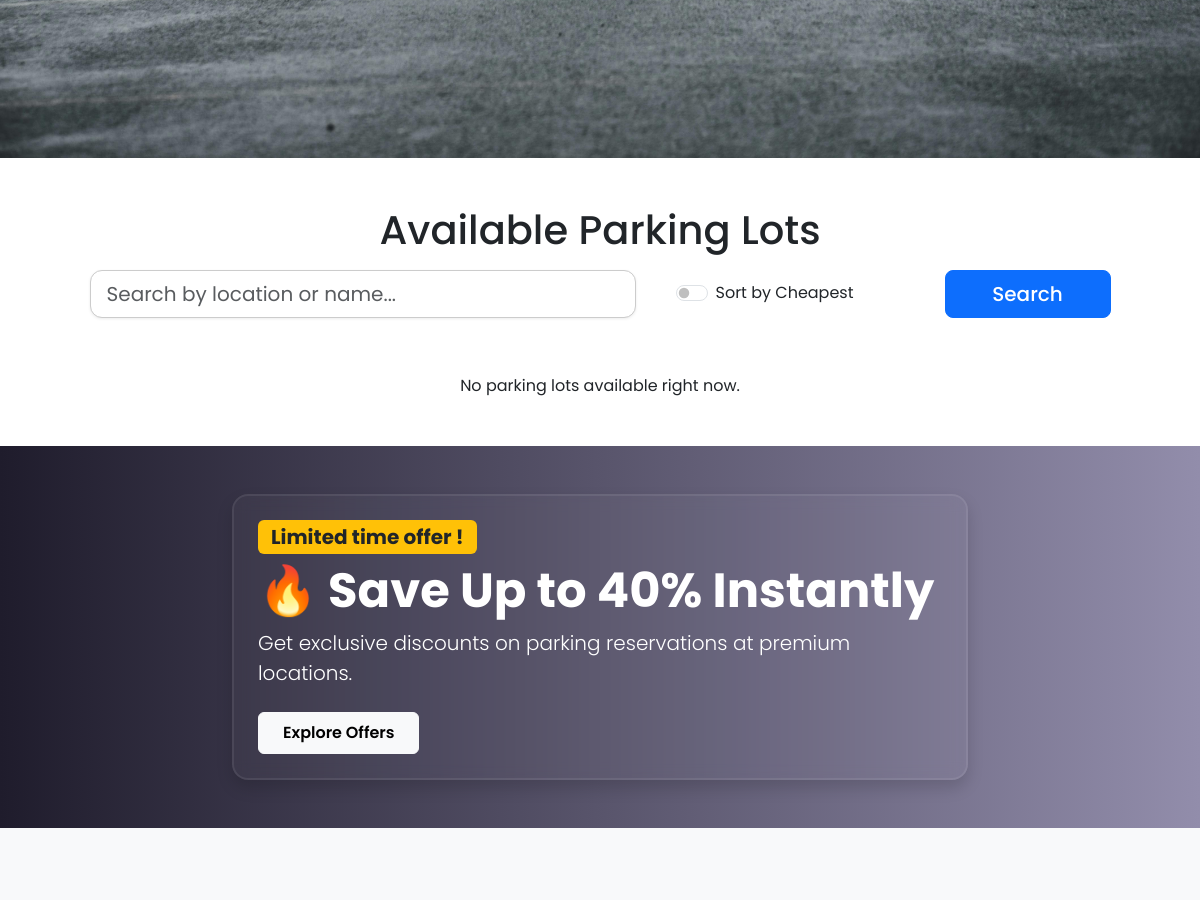
The page /user/search_form (middle part) on the database as committed earlier.
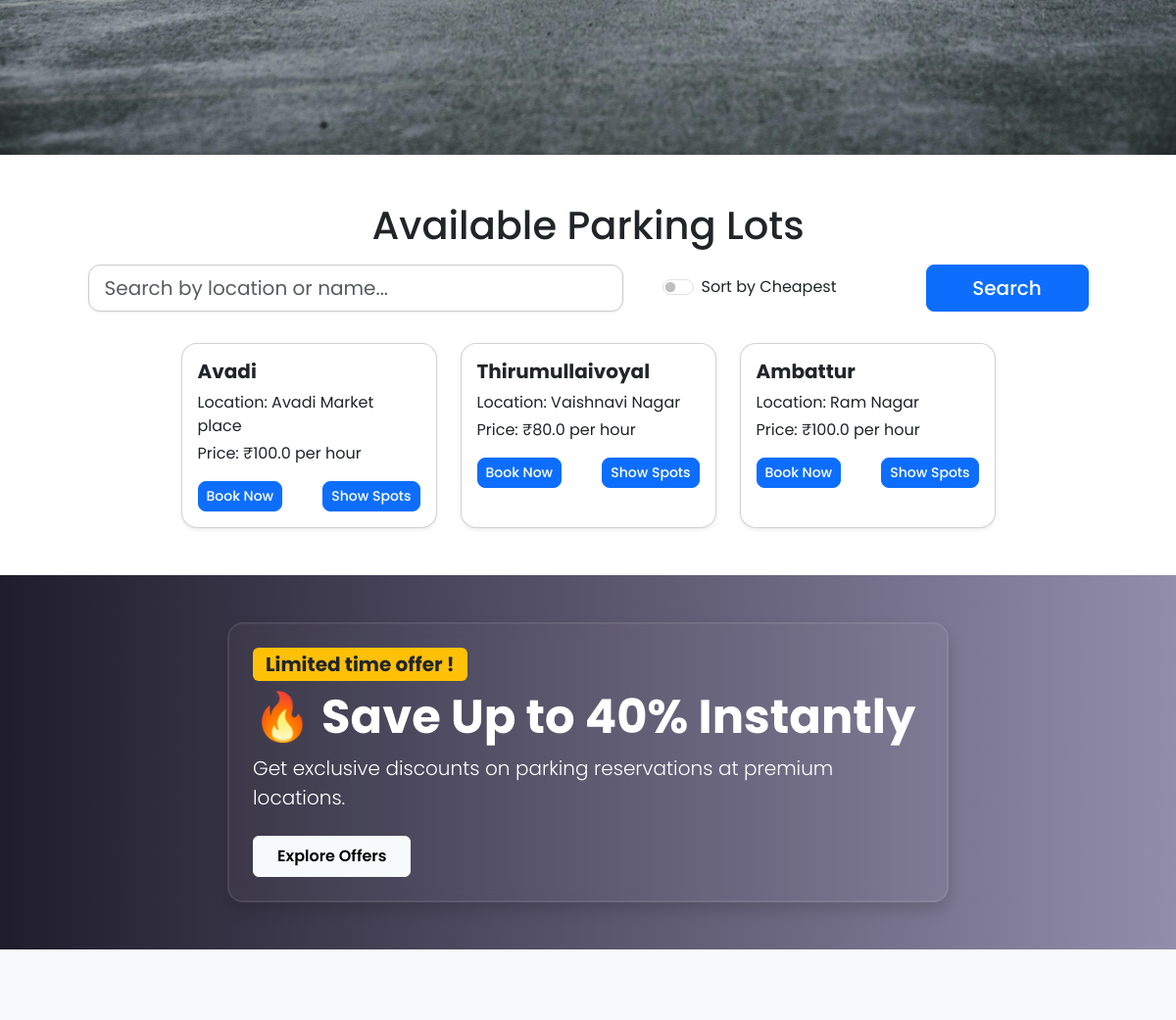
The same page on the database as committed later.
### WorkSpace/models.py (models this page shows, shortened)
class ParkingLot(db.Model):
    id = db.Column(db.Integer, primary_key=True)
    prime_location_name = db.Column(db.String(150), nullable=False)
    price = db.Column(db.Float, nullable=False)
    address = db.Column(db.String(250), nullable=False)
    pin_code = db.Column(db.Integer, nullable=False)
    maximun_number_of_spots = db.Column(db.Integer, nullable=False)
    spots = db.relationship('ParkingSpot', backref='lot', lazy=True)
    reservations = db.relationship('Reservation', backref='lot', lazy=True)

### WorkSpace/routes.py (the view)
@routes.route('/user/search_form', methods=['GET'])
def user_search_form():
    search_query = request.args.get('search', '').strip().lower()
    sort = request.args.get('sort', '')
    lots = get_filtered_lots(search_query , sort = sort)
    return render_template('user.html', lots=lots, sort = sort , search = search_query  )

### WorkSpace/routes.py (called while the page is built)
def get_filtered_lots(search_query='', sort=None):
    query = ParkingLot.query
    if search_query:
        query = query.filter(
            ParkingLot.prime_location_name.ilike(f"%{search_query}%") |
            ParkingLot.address.ilike(f"%{search_query}%")
        )
    if sort == 'cheapest':
        query = query.order_by(ParkingLot.price.asc())
    return query.all()

### WorkSpace/templates/user.html (shortened to what this page needs)
{% extends "base.html" %}
{% block content %}
<header id = "header-user" class = "vh-100 carousel slide" data-bs-ride = "carousel" style = "padding-top: 104px;">
        <div class = "container h-100 d-flex align-items-center carousel-inner">
        </div>
        <button class = "carousel-control-prev" type = "button" data-bs-target="#header-user" data-bs-slide = "prev">
        </button>
        <button class = "carousel-control-next" type = "button" data-bs-target="#header-user" data-bs-slide = "next">
        </button>
    </header>
<div class="container mt-5 text-center">
    <h1 class="mb-3">Available Parking Lots</h1>
    <form method="GET" action="{{ url_for('routes.user_search_form') }}">
    <div class="row justify-content-center mb-4">
        <div class="col-md-6 col-sm-8 mb-2">
            <input type="text" name="search" class="form-control form-control-lg"
                   placeholder="Search by location or name..." value="{{ search }}">
        </div>
        <div class="col-md-3 col-sm-4 mb-2 d-flex align-items-center">
            <div class="form-check form-switch ms-3">
                <input class="form-check-input" type="checkbox" name="sort" id="sortCheapest" value="cheapest" {% if sort == 'cheapest' %}checked{% endif %}>
                <label class="form-check-label" for="sortCheapest">
                Sort by Cheapest
                </label>
            </div>
        </div>
        <div class="col-md-2 col-sm-4">
            <button type="submit" class="btn btn-primary btn-lg w-100">Search</button>
        </div>
    </div>
    </form>
    {% if lots %}
    <div class="row justify-content-center g-4" >
        {% for lot in lots %}
        <div class="col-12 col-sm-6 col-md-4 col-lg-3 d-flex justify-content-center" >
            <div class="card shadow-sm w-100">
                <div class="card-body text-start">
                    <h5 class="card-title fw-bold">{{ lot.prime_location_name }}</h5>
                    <p class="card-text mb-1">Location: {{ lot.address }}</p>
                    <p class="card-text mb-3">Price: ₹{{ lot.price }} per hour</p>
                    <div class="d-flex justify-content-between">
                        <a href="{{ url_for('routes.reserve_spot' , lot_id = lot.id)}}" class="btn btn-primary btn-sm ">Book Now</a>
                        <a href="{{url_for('routes.show_spots' , lot_id = lot.id)}}" class="btn btn-primary btn-sm ms-2">Show Spots</a>
                    </div>
                </div>
            </div>
        </div>
        {% endfor %}
    </div>
    {% else %}
    <div class="text-center mt-5">
        {% if search %}
            <p>No parking lots found for "{{ search }}".</p>
        {% else %}
            <p>No parking lots available right now.</p>
        {% endif %}
    </div>
    {% endif %}
</div>
<section id="offer-banner" class="py-5 mt-5 text-white">
    <div class="container">
        <div class="row d-flex align-items-center justify-content-center text-center text-lg-start">
            <div class="col-lg-8">
                <div class="offer-content p-4 rounded-4 shadow">
                    <span class="badge bg-warning text-dark mb-2 fs-5">Limited time offer ! </span>
                    <h2 class="display-5 fw-bold">🔥 Save Up to 40% Instantly</h2>
                    <p class="lead mb-4">Get exclusive discounts on parking reservations at premium locations.</p>
                    <a href="#" class="btn btn-light px-4 py-2 fw-semibold">Explore Offers</a>
                </div>
            </div>
        </div>
    </div>
</section>
<section id="blogs" class="py-5">
    <div class="container">
        <div class="title text-center py-5">
        </div>
    </div>
</section>
{% endblock %}

Rows that differ between the two databases and show on the page:
added ParkingLot: prime_location_name "Avadi", address "Avadi Market place", price "100.0"
added ParkingLot: prime_location_name "Thirumullaivoyal", address "Vaishnavi Nagar", price "80.0"
added ParkingLot: prime_location_name "Ambattur", address "Ram Nagar", price "100.0"
Other text that changed with them:
text no longer shown: "No parking lots available right now."
